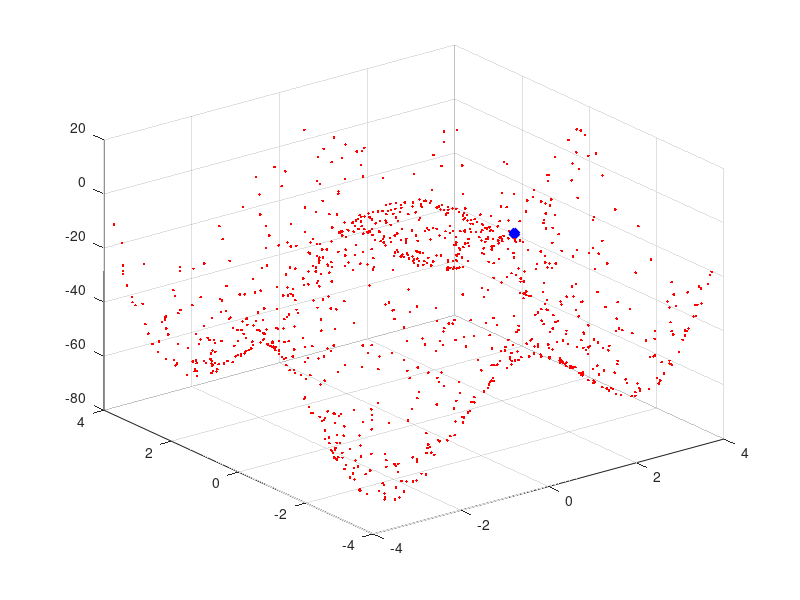

MATLAB code to generate this figure:
clc
% clear all;
close all;
%initialization
swarm_size = 64;                %jml partl
maxIter = 100;                  %jml iter
inertia = 1.0;
correction_factor = 2.0;
%posisi awal swarm
a = 1:8;
[X,Y] = meshgrid(a,a);
C = cat(2,X',Y');
D = reshape(C,[],2);
swarm(1:swarm_size,1,1:2) = D;  %posisi awal partl
swarm(:,2,:) = 0;               %kecptan awal partl
swarm(:,4,1) = 1000;            %posisi terbaik saat ini
plotObjFcn = 1;
%%fungsi
objfcn = @(x)0.5*((x(:,1).^4)-16*(x(:,1).^2)+5*(x(:,1)))+0.5*((x(:,2).^4)-16*(x(:,2).^2)+5*(x(:,2)));

tic;
%%Iterasi PSO
for iter = 1:maxIter
    
    
    swarm(:, 1, 1) = swarm(:, 1, 1) + swarm(:, 2, 1);   %update posisi
    swarm(:, 1, 2) = swarm(:, 1, 2) + swarm(:, 2, 2);   %update posisi
    x = swarm(:, 1, 1);
    y = swarm(:, 1, 2);                                 %update posisi
    fval = objfcn([x y]);
    
    for i = 1:swarm_size
        if fval(i,1) < swarm(i,4,1)
            swarm(i, 3, 1) = swarm(i, 1, 1);            %update posisi x
            swarm(i, 3, 2) = swarm(i, 1, 2);            %update posisi y
            swarm(i, 4, 1) = fval(i,1);                 %update nilai terbaik
        end
    end
        
    [~, gbest] = min(swarm(:, 4, 1));                  %nilai total terbaik   
        
        % update velocity
    swarm(:, 2, 1) = inertia*(rand(swarm_size,1).*swarm(:, 2, 1)) + correction_factor*(rand(swarm_size,1).*(swarm(:, 3, 1) ...
        - swarm(:, 1, 1))) + correction_factor*(rand(swarm_size,1).*(swarm(gbest, 3, 1) - swarm(:, 1, 1)));
    
    swarm(:, 2, 1) = inertia*(rand(swarm_size,1).*swarm(:, 2, 2)) + correction_factor*(rand(swarm_size,1).*(swarm(:, 3, 2) ...
        - swarm(:, 1, 2))) + correction_factor*(rand(swarm_size,1).*(swarm(gbest, 3, 2) - swarm(:, 1, 2)));
    
    %plot partl
    clf;plot(swarm(:, 1, 1), swarm(:, 1, 2), 'bx');grid                                       %gerak swarm
    axis([-4 4 -4 4]);
    pause(.5);
    disp(['iteration: ' num2str(iter)]);
    %hold on
end
toc
     %%plot
    if plotObjFcn
        ub = -4;
        lb = 4;
        npoints = 1000;
        x = (ub-lb) .* rand(npoints,2) + lb;
        for i = 1:npoints
            f = objfcn([x(i,1) x(i,2)]);
            plot3(x(i,1),x(i,2),f,'.r');hold on
        end
        plot3(swarm(1,3,1),swarm(1,3,2),swarm(1,4,1),'xb','linewidth',5,'Markersize',5);grid
        hold on
    end
    
    x
    xg=min(x)
